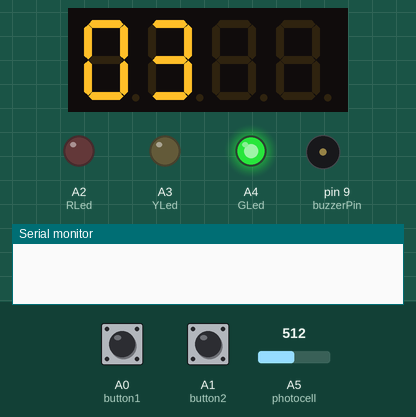
This sketch was run on a simulated Arduino Uno, built with avr-gcc and run on an emulated ATmega328P. On the bench: 4-digit seven-segment display, output pins drawn as LEDs (lit = HIGH), buzzer (waves = sounding, pin HIGH), the last lines printed to the serial monitor. Wiring (inferred from the names in the program): 4-digit 7-segment display, segments lit when HIGH: segments pin 6, pin 7, pin 8, pin 13, pin 10, pin 11, pin 12; digit selects pin 2, pin 3, pin 4, pin 5. The inputs (shaded band) are chosen by the test bench; at power-on: A1 (button2) LOW, A0 (button1) LOW, A5 (photocell) = 512. The segment pins are drawn as the display they are named for; pins used as bus, display or sensor lines are not drawn.

Above: at 1.2 s.
1.3 s: A1 (button2) pulled HIGH for 1 s
At 2.7 s:
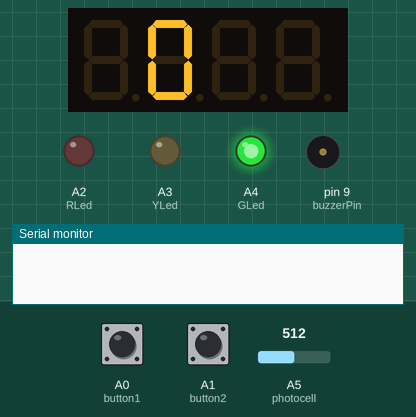
2.9 s: A0 (button1) pulled HIGH for 3.2 s
At 3.6 s:
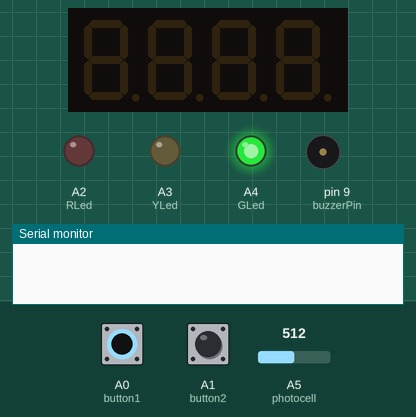
9.1 s: A1 (button2) pulled HIGH for 3.2 s
At 13.1 s:
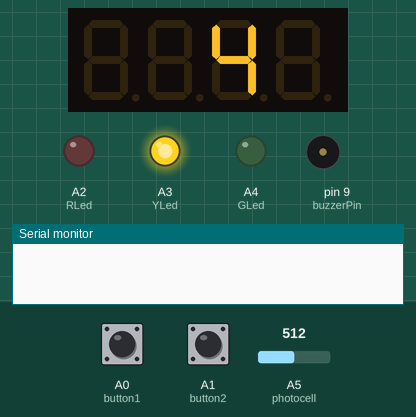
14.8 s: A1 (button2) pulled HIGH for 3.2 s
At 17.91 s:
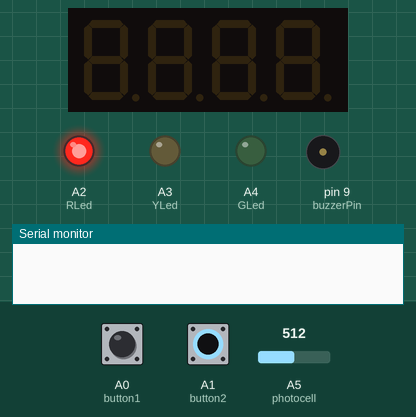
18.6 s: A0 (button1) pulled HIGH for 3.2 s
At 23.6 s:
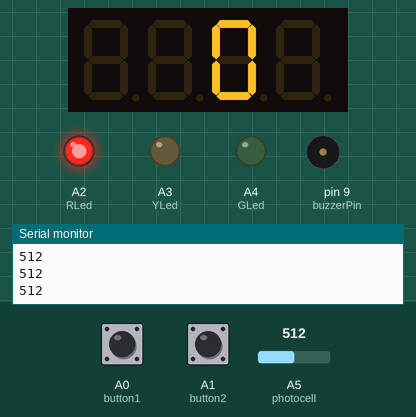
24.8 s: A1 (button2) pulled HIGH for 1 s
At 27.2 s:
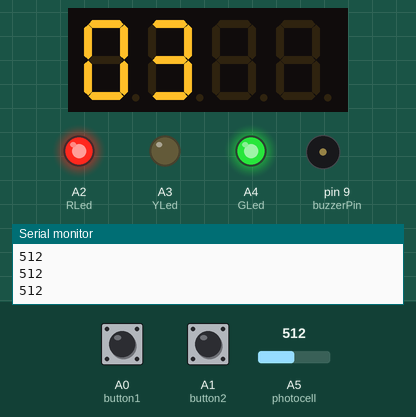
Timing chart, 0 to 67.6 s (numbered marks = the images above; inputs shaded):
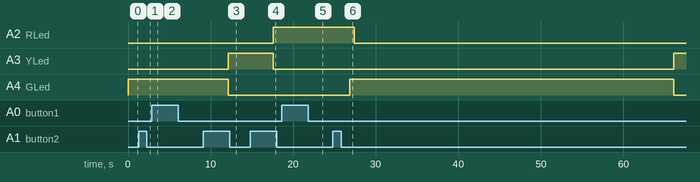

Measured:
- after the input at 2.9 s, A2 (RLed): stays LOW (without the input it goes to HIGH after 6.2 s); A3 (YLed): stays LOW (without the input it goes to HIGH after 0.68 s); A4 (GLed): stays HIGH (without the input it goes to LOW after 0.68 s)
- after the input at 9.1 s, A3 (YLed): LOW → HIGH after 3.0 s; A4 (GLed): HIGH → LOW after 3.0 s
- after the input at 18.6 s, A2 (RLed): stays HIGH (without the input it goes to LOW after 1.3 s); A4 (GLed): stays LOW (without the input it goes to HIGH after 0.75 s)
- after the input at 24.8 s, A2 (RLed): HIGH → LOW after 2.6 s; A3 (YLed): LOW → HIGH after 41.3 s; A4 (GLed): LOW → HIGH after 2.0 s, → LOW 39.3 s later
- what the display in image 6 shows lasts 0.5 s, from 26.9 s to 27.4 s

The sketch:

Real-TimeTrafficLight.ino
```cpp
const int D1 = 2;  // 7 segment display pin
const int D2 = 3;  // 7 segment display pin
const int D3 = 4;  // 7 segment display pin
const int D4 = 5;  // 7 segment display pin
const int a = 6;   // 7 segment display pin
const int b = 7;   // 7 segment display pin
const int c = 8;   // 7 segment display pin
const int d = 13;   // 7 segment display pin
const int e = 10;  // 7 segment display pin
const int f = 11;  // 7 segment display pin
const int g = 12;  // 7 segment display pin
const int DP;
const int buzzerPin = 9; // pin for the buzzer
int photocell = A5; // pin for the light sensor / untrasonic sensor
int button1 = A0; // pin for button 1 decrementer
int button2 = A1; // pin for button 2incrementer
int GLed = A4;
int YLed = A3;
int RLed = A2;


int detect;
int data;
int count1 = 600;
int count2 = 250;
int count3 = 100;
int YellowCount = 5;
int RedCount1 = 5;
int RedCount2 = 1;
int GreenCount1 = 0;
int GreenCount2 = 3;

void setup() {
Serial.begin(9600);


  pinMode(GLed, OUTPUT);
  pinMode(YLed, OUTPUT);
  pinMode(RLed, OUTPUT);

  pinMode(a, OUTPUT);  // Setting 7 segment a as an output
  pinMode(b, OUTPUT);  // Setting 7 segment b as an output
  pinMode(c, OUTPUT);  // Setting 7 segment c as an output
  pinMode(d, OUTPUT);  // Setting 7 segment d as an output
  pinMode(e, OUTPUT);  // Setting 7 segment e as an output
  pinMode(f, OUTPUT);  // Setting 7 segment f as an output
  pinMode(g, OUTPUT);  // Setting 7 segment g as an output
  pinMode(D1, OUTPUT); // Setting 7 segment d as an output
  pinMode(D2, OUTPUT); // Setting 7 segment e as an output
  pinMode(D3, OUTPUT); // Setting 7 segment f as an output
  pinMode(D4, OUTPUT); // Setting 7 segment g as an output
  pinMode(photocell, INPUT);
  pinMode(buzzerPin, OUTPUT);


  digitalWrite(D1, HIGH);
  digitalWrite(D2, HIGH);
  digitalWrite(D3, HIGH);
  digitalWrite(D4, HIGH);


}

void loop() {

  if (GreenCount2 > -1){
    count1--;
  getDigit(1);
  getNumber(HIGH, GreenCount1);
  delay(1);
  allLedOff();

  getDigit(2);
  getNumber(HIGH, GreenCount2);
  delay(1);
  allLedOff();
  ButtonGreen();
  digitalWrite(GLed, HIGH);

  if (count1 == 0){
    GreenCount1--;
    count1 = 600;
    if (GreenCount1 < 0){
    digitalWrite(RLed, LOW);
    GreenCount2= GreenCount2 - 1;
    GreenCount1 = 9;
    }
    if (GreenCount2 == 0){
      YellowCount= 5;
    }
    if(GreenCount2 > 6 && GreenCount1 > 0){
      GreenCount2= 6;
      GreenCount1= 0;
    }
  }
  }

else if(GreenCount2 < 0){
count3--;

  getDigit(3);
  getNumber(HIGH, YellowCount);
  delay(1);
  allLedOff();
  digitalWrite(YLed, HIGH);
  digitalWrite(GLed, LOW);


    if (count3 == 0){
    YellowCount--;
    count3 = 1000;
    if (YellowCount == 2){
      RedCount1 = 5;
      RedCount2 = 1;
    }

}

}


if (YellowCount <= -1){
  count2--;
  digitalWrite(YLed, LOW);
  digitalWrite(RLed, HIGH);

  getDigit(3);
  getNumber(HIGH, RedCount1);
  delay(1);
  allLedOff();

  getDigit(4);
  getNumber(HIGH, RedCount2);
  delay(1);
  allLedOff();
  ButtonRed();
int detect = analogRead(photocell);
Serial.println(detect);

if (detect < 7){
  analogWrite(buzzerPin, 600);
  delay(500);
  analogWrite(buzzerPin,0);
  delay(500);
}

if (count2 == 0){
    RedCount1--;
    count2 = 300;
    if (RedCount1 < 0){
    RedCount2= RedCount2 - 1;
    RedCount1 = 9;
    }
    if(RedCount2 > 3 && RedCount1 > 0){
      RedCount2= 3;
      RedCount1= 0;

    }
  }

    if (RedCount2 == -1){
    GreenCount2 = 3;
    GreenCount1 = 0;
    YellowCount = 5;
    }
    if (RedCount2 == 14){
    YellowCount = 5;
    }

}


}


void ButtonGreen(){
  int switchState1 = digitalRead(button1);
  int switchState2 = digitalRead(button2);

  if(switchState1 == HIGH){
    GreenCount2= GreenCount2 + 3;
    delay(500);
  }
  if(switchState2 == HIGH){
    GreenCount1= GreenCount1 - 5;
    GreenCount2= GreenCount2 - 1;
    delay(500);
  }

}
void ButtonRed(){
  int switchState1 = digitalRead(button1);
  int switchState2 = digitalRead(button2);

  if(switchState1 == HIGH){
    RedCount1= RedCount1 + 0;
    RedCount2= RedCount2 + 3;
    delay(500);
  }
  if(switchState2 == HIGH){
    RedCount1= RedCount1 - 5;
    RedCount2= RedCount2 - 1;
    delay(500);
  }

}


void getDigit(int digit)
{
  switch (digit)
  {
  case 1:
    digitalWrite(D1, LOW);
    digitalWrite(D2, HIGH);
    digitalWrite(D3, HIGH);
    digitalWrite(D4, HIGH);

    break;

  case 2:
    digitalWrite(D1, HIGH);
    digitalWrite(D2, LOW);
    digitalWrite(D3, HIGH);
    digitalWrite(D4, HIGH);

    break;

  case 3:
    digitalWrite(D1, HIGH);
    digitalWrite(D2, HIGH);
    digitalWrite(D3, LOW);
    digitalWrite(D4, HIGH);

    break;

  case 4:
    digitalWrite(D1, HIGH);
    digitalWrite(D2, HIGH);
    digitalWrite(D3, HIGH);
    digitalWrite(D4, LOW);

    break;
  }
}

void getNumber(int x, byte number)
{
  switch (number)
  {
  case 0:
    number0(x);
    break;

  case 1:
    number1(x);
    break;

  case 2:
   number2(x);
    break;

  case 3:
    number3(x);
    break;

  case 4:
    number4(x);
    break;

  case 5:
    number5(x);
    break;

  case 6:
    number6(x);
    break;

  case 7:
    number7(x);
    break;

  case 8:
    number8(x);
    break;

  case 9:
    number9(x);
    break;
  }
}

void number0(int state)
{
  digitalWrite(a, state);
  digitalWrite(b, state);
  digitalWrite(c, state);
  digitalWrite(d, state);
  digitalWrite(e, state);
  digitalWrite(f, state);
}
void number1(int state)
{
  digitalWrite(b, state);
  digitalWrite(c, state);
}
void number2(int state)
{
  digitalWrite(a, state);
  digitalWrite(b, state);
  digitalWrite(g, state);
  digitalWrite(e, state);
  digitalWrite(d, state);
}
void number3(int state)
{
  digitalWrite(a, state);
  digitalWrite(b, state);
  digitalWrite(c, state);
  digitalWrite(d, state);
  digitalWrite(g, state);
}
void number4(int state)
{
  digitalWrite(b, state);
  digitalWrite(c, state);
  digitalWrite(g, state);
  digitalWrite(f, state);
}
void number5(int state)
{
  digitalWrite(a, state);
  digitalWrite(f, state);
  digitalWrite(g, state);
  digitalWrite(c, state);
  digitalWrite(d, state);
}
void number6(int state)
{
  digitalWrite(a, state);
  digitalWrite(c, state);
  digitalWrite(d, state);
  digitalWrite(e, state);
  digitalWrite(f, state);
  digitalWrite(g, state);
}
void number7(int state)
{
  digitalWrite(a, state);
  digitalWrite(b, state);
  digitalWrite(c, state);
}
void number8(int state)
{
  digitalWrite(a, state);
  digitalWrite(b, state);
  digitalWrite(c, state);
  digitalWrite(d, state);
  digitalWrite(e, state);
  digitalWrite(f, state);
  digitalWrite(g, state);
}
void number9(int state)
{
  digitalWrite(a, state);
  digitalWrite(b, state);
  digitalWrite(c, state);
  digitalWrite(d, state);
  digitalWrite(f, state);
  digitalWrite(g, state);
}

void allLedOff()
{ // creating a function that all leds off for off button
  digitalWrite(a, LOW);
  digitalWrite(b, LOW);
  digitalWrite(c, LOW);
  digitalWrite(d, LOW);
  digitalWrite(e, LOW);
  digitalWrite(f, LOW);
  digitalWrite(g, LOW);

}
```
